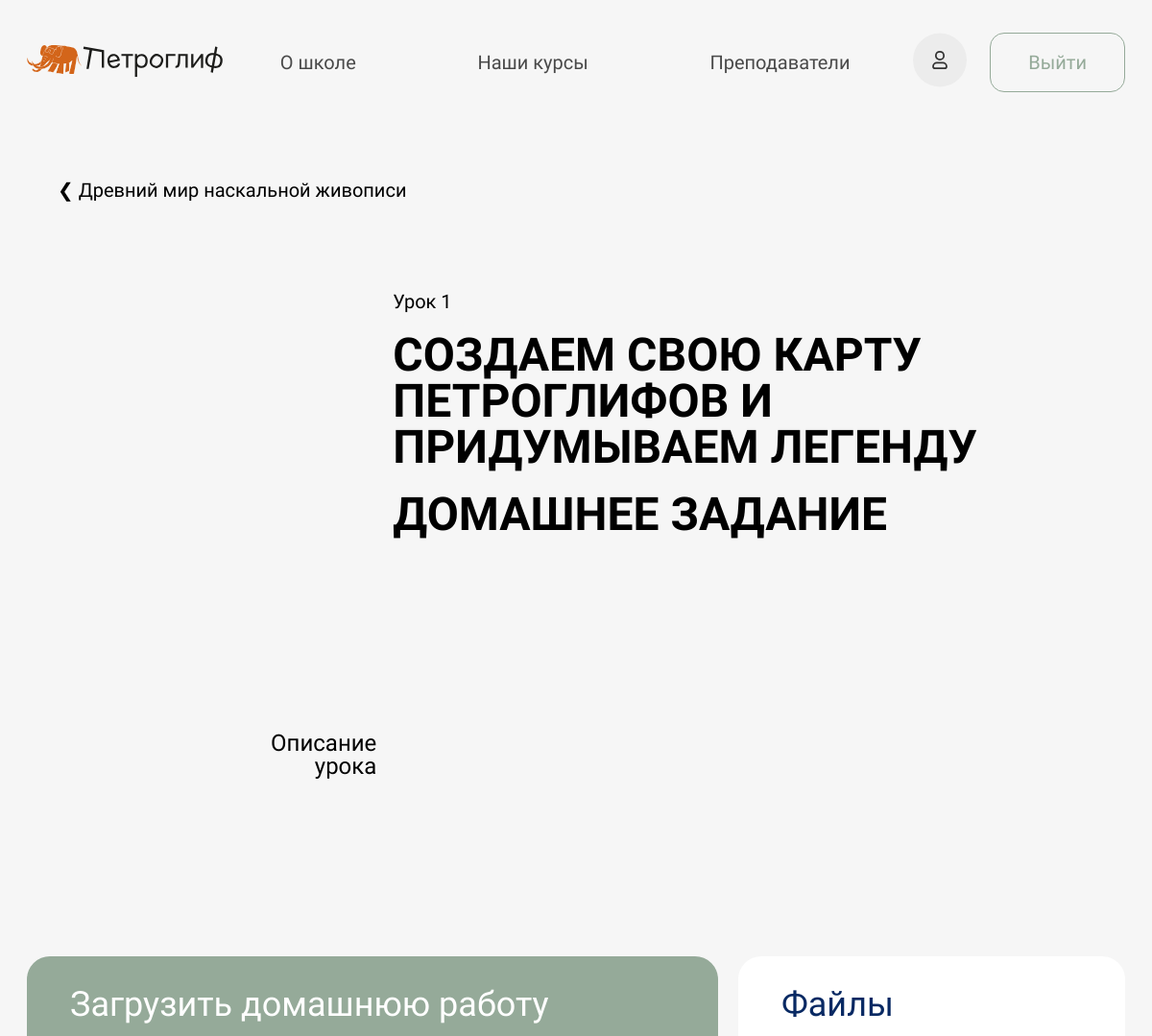
Before: /self-account/lesson/first-course/1/1/ (signed in, upper part) with the older database file.
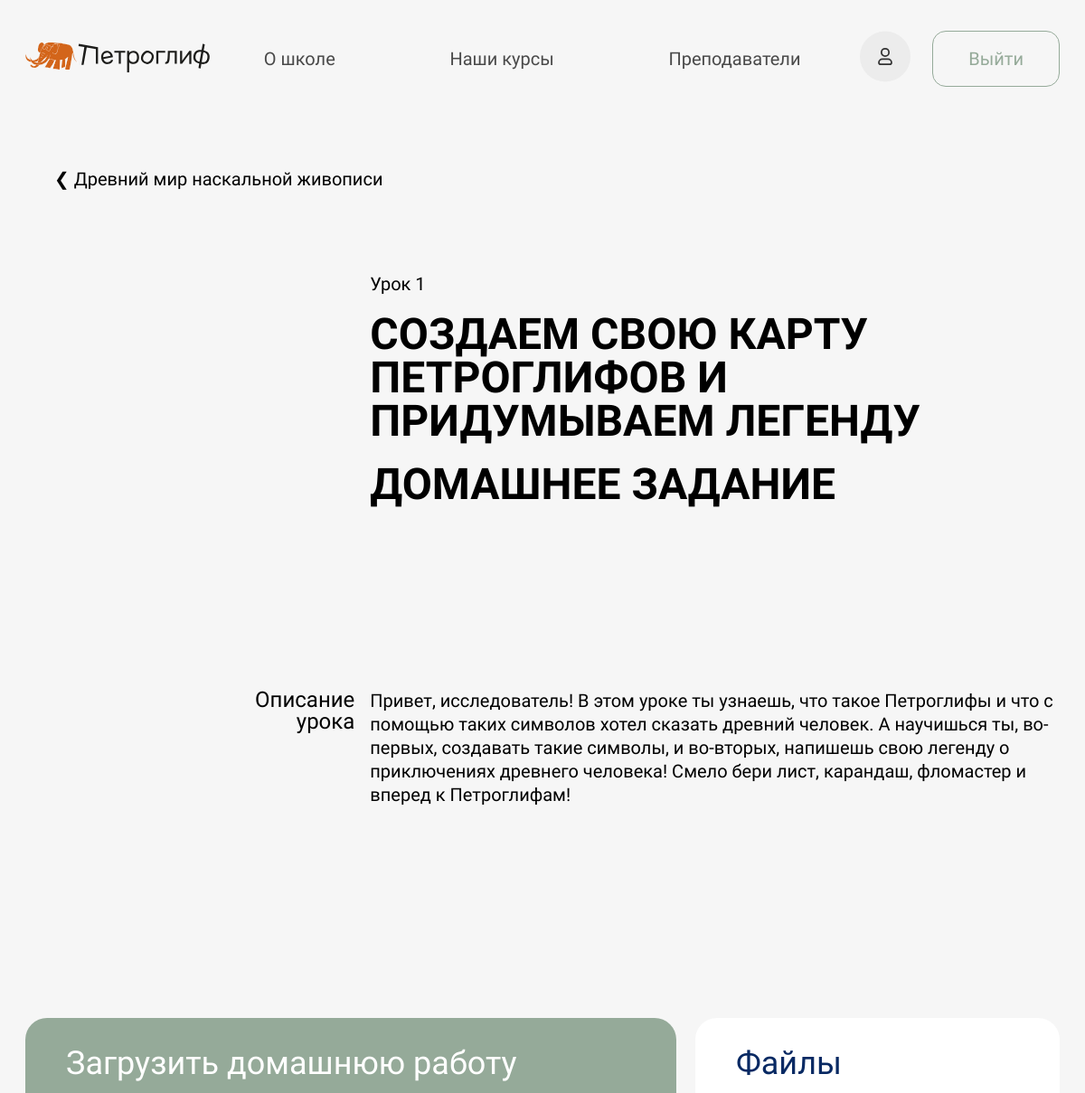
After: the same page with the newer database file.
### mainapp/models.py (models this page shows, shortened)
class Lesson(models.Model):
    class LessonType(models.TextChoices):
        ONLINE_LESSON = ("Online lesson", "Онлайн-урок")
        VIDEO_LESSON = ("Video lesson", "Видеоурок")
    id = models.UUIDField(default=uuid4, primary_key=True)
    title = models.CharField(verbose_name="Название урока", max_length=150)
    number = models.IntegerField(verbose_name="Номер урока")
    course = models.ForeignKey(Course, verbose_name="Курс", on_delete=models.CASCADE, related_name="lessons")
    type = models.CharField(verbose_name="Тип урока", max_length=13, choices=LessonType.choices)
    lesson_goal = models.TextField(verbose_name="Цель урока", blank=True)
    new_skill = models.TextField(verbose_name="Чему научится ребенок", blank=True)
    materials = models.TextField(verbose_name="Что нужно для урока", blank=True)
    image = models.ImageField(verbose_name="Изображение", blank=True, null=True, upload_to="lessons_img/")
    description = models.TextField(verbose_name="Описание урока", blank=True)
    video_file = models.FileField(verbose_name="Видео в записи", blank=True, null=True,
                                  upload_to="lessons_videos/")
    pdf_file = models.FileField(verbose_name="Дополнительный файл", blank=True, null=True,
                                upload_to="lessons_files/")
    link = models.CharField(verbose_name="Ссылка на онлайн-урок", max_length=150, blank=True)
    lesson_date = models.DateTimeField(verbose_name="Дата онлайн-урока", blank=True, null=True)
    created_at = models.DateTimeField(verbose_name='Создан', auto_now_add=True)
    updated_at = models.DateTimeField(verbose_name='Обновлен', auto_now=True)
    deleted = models.BooleanField(verbose_name="Удален", default=False)
    class Meta:
        verbose_name = "Урок"
        verbose_name_plural = "Уроки"
        ordering = ["course", "number"]

### mainapp/views.py (the view, shortened to what this page needs)
# urls.py: path('self-account/lesson/<str:slug>/<int:number>/<int:hw>/', main_views.view_self_account_course_lesson, name='self-account-lesson'),
def view_self_account_course_lesson(request, slug, number, hw):
    current_user = request.user
    if current_user.is_authenticated:
        course = current_user.courses.filter(slug=slug)
        if course:
            student_course = mainapp_models.StudentCourse.objects.filter(Q(user=current_user) & Q(course=course[0]))
            student_course = student_course[0]
            lesson = course[0].lessons.filter(number=number)[0]
            lesson_desc = lesson.description.split('\n')
            lesson_count = course[0].lessons.count()
            btn_l = ''
            btn_r = ''
            if number == 1:
                if hw == 0:
                    btn_l = f'/self-account/lesson_zero/{slug}/'
                    btn_r = f'/self-account/lesson/{slug}/{number}/1/'
                else:
                    btn_l = f'/self-account/lesson/{slug}/{number}/0/'
                    btn_r = f'/self-account/lesson/{slug}/{number + 1}/0/'
            if number == lesson_count:
                if hw == 0:
                    btn_l = f'/self-account/lesson/{slug}/{number - 1}/1/'
                    btn_r = f'/self-account/lesson/{slug}/{number}/1/'
                else:
                    btn_l = f'/self-account/lesson/{slug}/{number}/0/'
            context = {'user': current_user,
                       'studentCourse': student_course,
                       'lesson': lesson,
                       'course': course[0],
                       'hw': hw,
                       'lesson_desc': lesson_desc,
                       'btn_l': btn_l,
                       'btn_r': btn_r,
                       }
            if student_course.lesson_number == number:
                student_course.lesson_number = number + 1
                student_course.save()
            return render(request, 'mainapp/user_lesson.html', context)
        else:
            messages.error(request, 'У Вас нет такого курса!')
            return redirect('index')
    messages.error(request, 'Для данных действий необходимо авторизоваться')
    return redirect('index')

### authapp/auth.py (called while the page is built)
    def get_user(self, user_id):
        try:
            return User.objects.get(pk=user_id)
        except User.DoesNotExist:
            return None

### mainapp/templates/mainapp/user_lesson.html (shortened to what this page needs)
{% extends "mainapp/base.html" %}
{% block content %}
    {% if hw == 0 %}
        {% include "mainapp/parts_pages/account_lesson.html" %}
    {% else %}
        {% include "mainapp/parts_pages/account_lesson_hw.html" %}
    {% endif %}
{% endblock %}

### mainapp/templates/mainapp/parts_pages/account_lesson_hw.html (shortened to what this page needs)
{% load static %}
<div class="site-box">
    <h1 class="section__title">
        <a href="/self-account/course/{{ course.slug }}/">&#10094  {{ course.title }}</a>
    </h1>
</div>
<div class="site-box">
    <div class="account__les-container">
        <div></div>
        <div class="account__les-title">
            <p>Урок {{ lesson.number }}</p>
            <h1>{{ lesson.title }}</h1>
            <h1>ДОМАШНЕЕ ЗАДАНИЕ</h1>
        </div>
        <div></div>
        <div class="account__les-zero-space"></div>
        <div class="account__les-desc-title">Описание<br>урока</div>
        <div class="account__les-desc">
            {{ lesson.description }}
        </div>
        <div></div>
        <div class="account__les-zero-space"></div>
    </div>
    <form class="account__les-hw" enctype="multipart/form-data" method="post">
        <div class="account__les-hw-comment">
            <h1>Загрузить домашнюю работу</h1>
        </div>
        <div class="account__les-hw-file">
            <h1>Файлы</h1>
        </div>
    </form>
</div>

Changed rows visible on the page:
changed Lesson "СОЗДАЕМ СВОЮ КАРТУ ПЕТРОГЛИФОВ И ПРИДУМЫВАЕМ ЛЕГЕНДУ": description (not shown) → "Привет, исследователь! В этом уроке ты узнаешь, что такое Петроглифы и что с помощью таких символов хотел сказать древний человек. А научишься ты, во-первых, создавать такие символы, и во-вторых, напишешь свою легенду о приключениях древнего человека! Смело бери лист, карандаш, фломастер и вперед к Петроглифам!"
